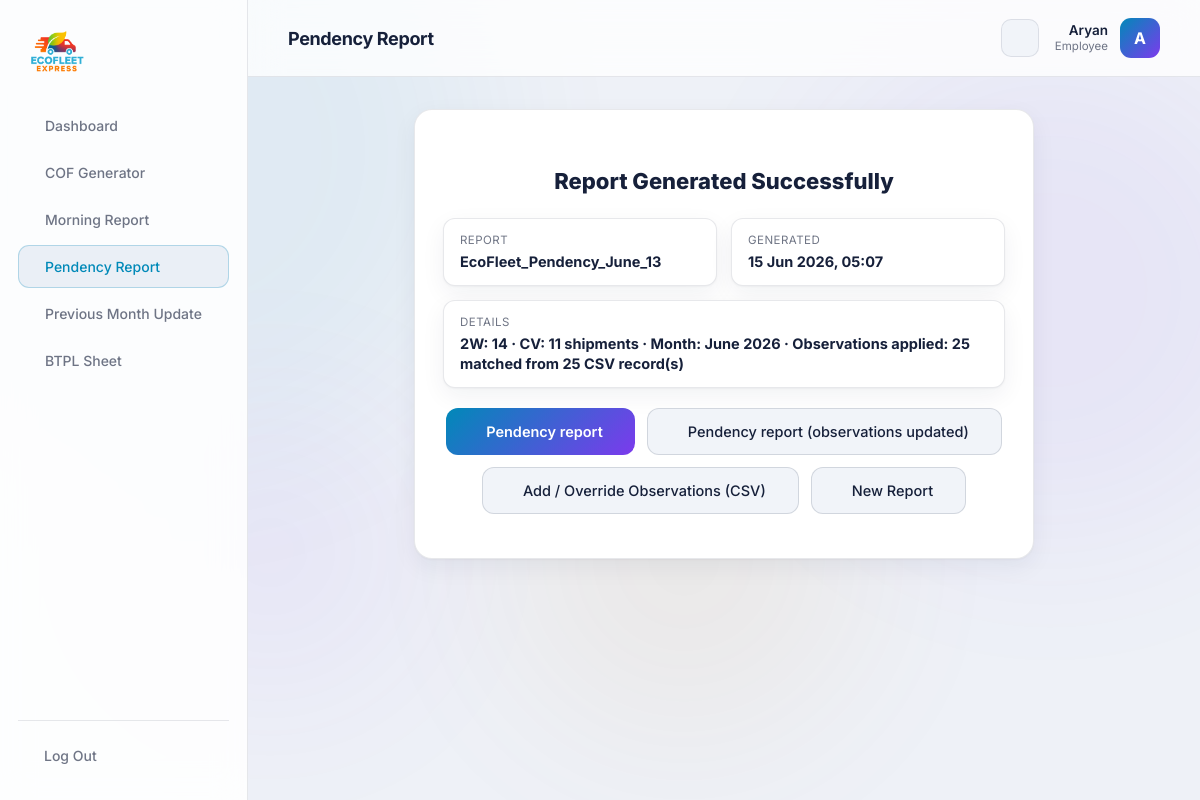
The app's page /portal/result/31/ (signed in), older data.
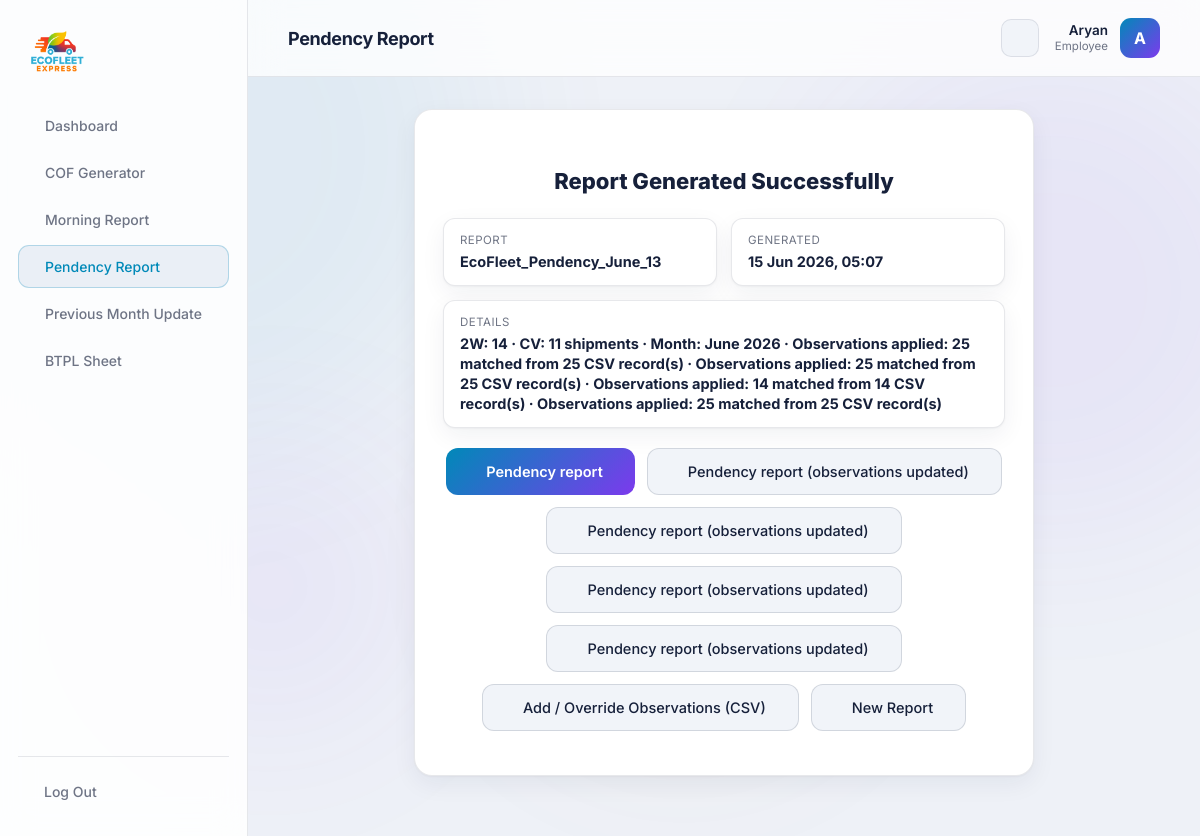
The same page, newer data.
### core/models.py (models this page shows, shortened)
class ToolRun(models.Model):
    TOOL_COF = 'COF'
    TOOL_MORNING = 'MORNING'
    TOOL_PENDENCY = 'PENDENCY'
    TOOL_PREV_MONTH = 'PREV_MONTH'
    TOOL_BTPL = 'BTPL'
    TOOL_CHOICES = [
        (TOOL_COF, 'COF Generator'),
        (TOOL_MORNING, 'Morning Report'),
        (TOOL_PENDENCY, 'Pendency Report'),
        (TOOL_PREV_MONTH, 'Previous Month Update'),
        (TOOL_BTPL, 'BTPL Sheet'),
    ]
    STATUS_SUCCESS = 'SUCCESS'
    STATUS_FAILED = 'FAILED'
    STATUS_CHOICES = [
        (STATUS_SUCCESS, 'Success'),
        (STATUS_FAILED, 'Failed'),
    ]
    user = models.ForeignKey(
        settings.AUTH_USER_MODEL,
        on_delete=models.SET_NULL,
        null=True, blank=True,
        related_name='tool_runs',
    )
    tool = models.CharField(max_length=20, choices=TOOL_CHOICES)
    status = models.CharField(max_length=10, choices=STATUS_CHOICES, default=STATUS_SUCCESS)
    reference = models.CharField(max_length=120, blank=True)   # e.g. COF number
    detail = models.TextField(blank=True)
    output_file = models.FileField(upload_to='tool_outputs/%Y/%m/', blank=True, null=True)
    created_at = models.DateTimeField(auto_now_add=True)
    class Meta:
        ordering = ['-created_at']

class UserProfile(models.Model):
    user = models.OneToOneField(settings.AUTH_USER_MODEL, on_delete=models.CASCADE, related_name='profile')
    role = models.CharField(max_length=50, default='Employee')
    can_use_cof = models.BooleanField(default=True)
    can_use_morning = models.BooleanField(default=True)
    can_use_pendency = models.BooleanField(default=True)
    can_use_prev_month = models.BooleanField(default=True)
    can_use_btpl = models.BooleanField(default=True)

class ToolRunFile(models.Model):
    run = models.ForeignKey(ToolRun, on_delete=models.CASCADE, related_name='files')
    label = models.CharField(max_length=80)
    file = models.FileField(upload_to='tool_outputs/%Y/%m/')
    download_name = models.CharField(max_length=255, blank=True)  # user-facing filename
    created_at = models.DateTimeField(auto_now_add=True)
    class Meta:
        ordering = ['id']

### core/views.py (the view)
# urls.py: path('portal/result/<int:pk>/', views.tool_result, name='tool_result'),
@staff_required
def tool_result(request, pk):
    run = get_object_or_404(ToolRun.objects.prefetch_related('files'),
                            pk=pk, status=ToolRun.STATUS_SUCCESS)
    active = {'COF': 'cof', 'MORNING': 'morning', 'PENDENCY': 'pendency', 'PREV_MONTH': 'prev_month'}.get(run.tool, '')
    from core.models import UserProfile
    profile, _ = UserProfile.objects.get_or_create(user=request.user)
    if active and not getattr(profile, f"can_use_{active}", False):
        messages.error(request, f"You do not have permission to view results for the {run.get_tool_display()} tool.")
        return redirect('dashboard')
    return render(request, 'core/portal/tool_result.html', {'active': active, 'run': run})

### templates/core/portal/tool_result.html (shortened to what this page needs)
{% extends 'core/portal/base.html' %}
{% block heading %}{{ run.get_tool_display }}{% endblock %}
{% block content %}
<div class="portal-card cof-success">
  <h2>Report Generated Successfully</h2>
  <div class="cof-success-grid">
    <div><span>Report</span><strong>{{ run.reference|default:run.get_tool_display }}</strong></div>
    <div><span>Generated</span><strong>{{ run.created_at|date:"d M Y, H:i" }}</strong></div>
    <div class="full"><span>Details</span><strong>{{ run.detail }}</strong></div>
  </div>
  <div class="cof-success-actions">
    {% for f in run.files.all %}
    <a href="{% url 'download_file' f.id %}" class="{% if forloop.first %}btn-primary{% else %}btn-secondary{% endif %}">
       {{ f.label }}
    </a>
    {% endfor %}
    {% if run.tool == 'PENDENCY' %}
    <a href="{% url 'pendency_observations' run.pk %}" class="btn-secondary"> Add / Override Observations (CSV)</a>
    <a href="{% url 'pendency_report' %}" class="btn-secondary"> New Report</a>
    {% elif run.tool == 'MORNING' %}
    <a href="{% url 'morning_report' %}" class="btn-secondary"><i class="ti ti-plus"></i> New Report</a>
    {% elif run.tool == 'PREV_MONTH' %}
    <a href="{% url 'prev_month_update' %}" class="btn-secondary"><i class="ti ti-plus"></i> New Update</a>
    {% endif %}
  </div>
</div>
{% endblock %}

### templates/core/portal/base.html (shortened to what this page needs)
{% load static %}
<!DOCTYPE html>
<html lang="en">
<head>
    <link rel="stylesheet" href="https://cdn.jsdelivr.net/npm/@tabler/icons-webfont@latest/tabler-icons.min.css" />
    <link rel="stylesheet" href="{% static 'css/main.css' %}" />
    <link rel="stylesheet" href="{% static 'css/portal.css' %}" />
</head>
<body class="portal-body">
<div class="orbs">
    <div class="orb orb3"></div><div class="orb orb4"></div>
</div>
<aside class="portal-sidebar" id="portalSidebar">
    <a href="{% url 'home' %}" class="portal-logo">
        <img src="{% static 'images/logo.png' %}" alt="EcoFleet Express" />
    </a>
    <nav class="portal-nav">
        <a href="{% url 'dashboard' %}" class="{% if active == 'dashboard' %}active{% endif %}"> Dashboard</a>
        {% if request.user.profile.can_use_cof %}
        <a href="{% url 'cof_generator' %}" class="{% if active == 'cof' %}active{% endif %}"> COF Generator</a>
        {% endif %}
        {% if request.user.profile.can_use_morning %}
        <a href="{% url 'morning_report' %}" class="{% if active == 'morning' %}active{% endif %}"> Morning Report</a>
        {% endif %}
        {% if request.user.profile.can_use_pendency %}
        <a href="{% url 'pendency_report' %}" class="{% if active == 'pendency' %}active{% endif %}"> Pendency Report</a>
        {% endif %}
        {% if request.user.profile.can_use_prev_month %}
        <a href="{% url 'prev_month_update' %}" class="{% if active == 'prev_month' %}active{% endif %}"> Previous Month Update</a>
        {% endif %}
        {% if request.user.profile.can_use_btpl %}
        <a href="{% url 'btpl_sheet' %}" class="{% if active == 'btpl' %}active{% endif %}"> BTPL Sheet</a>
        {% endif %}
    </nav>
    <div class="portal-sidebar-foot">
        <a href="{% url 'portal_logout' %}" class="portal-logout"> Log Out</a>
    </div>
</aside>
<div class="portal-main">
    <header class="portal-topbar">
        <div class="portal-topbar-title">{% block heading %}{% endblock %}</div>
        <button class="theme-toggle" id="themeToggle" type="button" aria-label="Toggle light theme" title="Toggle theme">
        </button>
        <div class="portal-user">
            <div class="portal-user-meta">
            <span class="portal-user-name">{{ request.user.first_name|default:request.user.username }}</span>
            <span class="portal-user-role">{{ request.user.profile.role|default:"Employee" }}</span>
          </div>
          <div class="portal-avatar">{{ request.user.username|slice:":1"|upper }}</div>
        </div>
    </header>
      <main class="portal-content">
        {% block content %}{% endblock %}
      </main>
    </div>
</body>
</html>

### static/css/main.css (style rules this page uses)
*, *::before, *::after { margin: 0; padding: 0; box-sizing: border-box; }
:root { --cyan: #00AEEF; --purple: #a855f7; --orange: #F7941D; --red: #ED1C24; --bg: #0a0e1a; --text: #e8eaf6; --muted: rgba(232,234,246,0.45); --hint: rgba(232,234,246,0.28); --surface-1: rgba(255,255,255,0.03); --surface-2: rgba(255,255,255,0.05); --surface-3: rgba(255,255,255,0.06); --surface-hover: rgba(255,255,255,0.08); --surface: var(--surface-1); --border: rgba(255,255,255,0.08); --border-strong: rgba(255,255,255,0.12); --border-hover: rgba(255,255,255,0.15); --glass: rgba(10,14,26,0.65); --glass-strong: rgba(10,14,26,0.85); --glass-solid: rgba(10,14,26,0.96); --popover: rgba(15,22,41,0.95); --select-bg: #0a0e1a; --success: #22c55e; --success-bg: rgba(34,197,94,0.12); --danger: #ff6b6b; --shadow-card: none; --input-scheme: dark; }
[data-theme="light"] { --cyan: #0089b8; --purple: #7c3aed; --orange: #c2710a; --red: #dc2626; --bg: #eef1f7; --text: #16203a; --muted: rgba(22,32,58,0.62); --hint: rgba(22,32,58,0.45); --surface-1: #ffffff; --surface-2: #f1f4f9; --surface-3: #eaeff6; --surface-hover: #e3e9f3; --surface: var(--surface-1); --border: rgba(20,32,60,0.10); --border-strong: rgba(20,32,60,0.14); --border-hover: rgba(20,32,60,0.22); --glass: rgba(255,255,255,0.78); --glass-strong: rgba(255,255,255,0.88); --glass-solid: rgba(248,250,253,0.97); --popover: rgba(255,255,255,0.96); --select-bg: #ffffff; --success: #15803d; --success-bg: rgba(21,128,61,0.10); --danger: #dc2626; --shadow-card: 0 1px 2px rgba(20,32,60,0.04), 0 8px 24px rgba(20,32,60,0.06); --shadow-hover: 8px 16px 40px rgba(20,32,60,0.14); --input-scheme: light; --orb-opacity: 0.06; }
html, body { font-family: 'Inter', sans-serif; background: var(--bg); color: var(--text); min-height: 100vh; scroll-behavior: smooth; transition: background-color 0.3s ease, color 0.3s ease; }
.theme-toggle { display: inline-flex; align-items: center; justify-content: center; width: 38px; height: 38px; flex-shrink: 0; border-radius: 10px; background: var(--surface-2); border: 1px solid var(--border); color: var(--text); font-size: 18px; cursor: pointer; transition: background 0.2s, border-color 0.2s, color 0.2s, transform 0.2s; }
.orbs { position: fixed; inset: 0; pointer-events: none; z-index: 0; overflow: hidden; }
.orb { position: absolute; border-radius: 50%; filter: blur(90px); opacity: var(--orb-opacity, 0.15); }
.orb4 { width: 300px; height: 300px; background: var(--purple); bottom: 100px; left: 10%; }
.btn-primary { background: linear-gradient(135deg, var(--cyan), var(--purple)); border: none; border-radius: 12px; padding: 14px 32px; color: #fff; font-size: 14.5px; font-weight: 600; cursor: pointer; font-family: inherit; display: flex; align-items: center; gap: 8px; transition: opacity 0.2s, transform 0.2s; text-decoration: none; }
.btn-secondary { background: var(--surface-2); border: 1px solid var(--border-strong); border-radius: 12px; padding: 14px 32px; color: var(--text); font-size: 14.5px; font-weight: 500; cursor: pointer; font-family: inherit; display: inline-flex; align-items: center; justify-content: center; gap: 8px; text-decoration: none; transition: background 0.2s, border-color 0.2s, color 0.2s, transform 0.2s; }

Row changes from the older to the newer data that the page shows:
changed ToolRun "Pendency Report": detail "2W: 14 · CV: 11 shipments · Month: June 2026 · Observations applied: 25 matched from 25 CSV record(s)" → "…from 25 CSV record(s) · Observations applied: 25 matched from 25 CSV record(s) · Observations applied: 14 matched from 14 CSV record(s) · Observations applied: 25 matched from 25 CSV record(s)"
added ToolRunFile: label "Pendency report (observations updated)"
added ToolRunFile: label "Pendency report (observations updated)"
added ToolRunFile: label "Pendency report (observations updated)"
